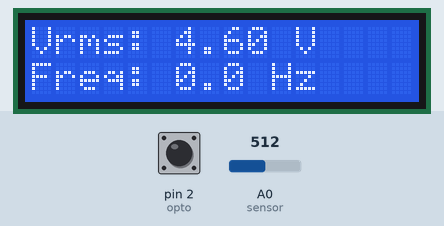
Simulated run of this sketch. Board: Arduino Uno, built with avr-gcc and run on an emulated ATmega328P. Parts: 16×2 character LCD. The test bench sets the inputs (shaded band); at power-on: A0 (sensor) = 512, pin 2 (opto) HIGH. What the sketch prints to the serial monitor is not drawn.

Above: at 3.2 s.
3.3 s: A0 (sensor) set to 1007
At 4.3 s:
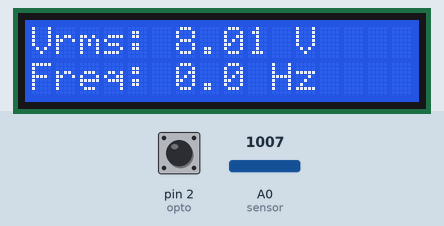
5.2 s: A0 (sensor) set to 1020
At 6.0 s:
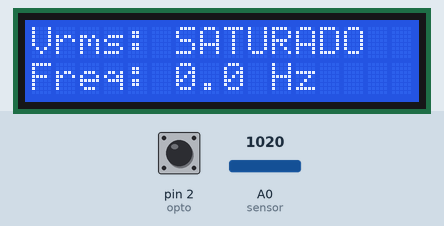
6.8 s: A0 (sensor) set to 900
At 8.2 s:
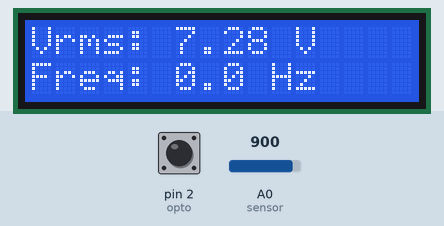
8.5 s: A0 (sensor) set to 15
At 9.4 s:
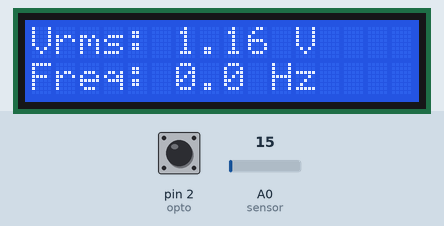
10.1 s: A0 (sensor) set to 1023
At 11.0 s:
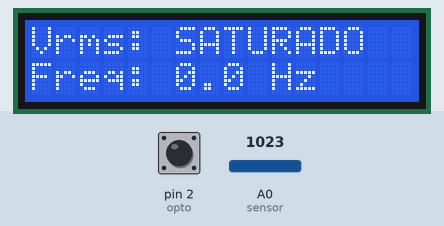
Timing chart, 0 to 12.8 s (numbered marks = the images above; inputs shaded):
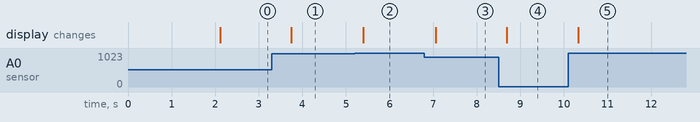

Measured:
- the behaviour switches between 1019 and 1020 on A0 (sensor) (found by bisection; images 1 and 2)
- after the input at 3.3 s, the display: changes after 0.45 s (image 1)
- after the input at 5.2 s, the display: changes after 0.20 s (image 2)
- after the input at 6.8 s, the display: changes after 0.25 s (image 3)
- after the input at 8.5 s, the display: changes after 0.19 s (image 4)
- after the input at 10.1 s, the display: changes after 0.23 s (image 5)

The sketch:

medidor_minimo.ino
```cpp
// VERSION MINIMA: es el codigo original con solo los cambios necesarios.
// Cada cambio esta marcado con "CORREGIDO:" y su motivo.
// El calculo de frecuencia (con su "/ 2.0") se mantiene igual que el original.

#include <LiquidCrystal.h>

// Configuracion de la pantalla LCD
LiquidCrystal lcd(7, 6, 5, 4, 3, 8);

// Divisor de voltaje
const int sensor = A0;

// Entrada del optoacoplador
const int opto = 2;

// Variables para medir y promediar la frecuencia
volatile unsigned long tiempoAnterior = 0;
volatile unsigned long sumaPeriodos = 0;
volatile unsigned int conteoPulsos = 0;
volatile unsigned long ultimoCruce = 0;

// Variables de medicion
float lecturaADC = 0; // CORREGIDO: float, porque ahora guarda un promedio
float voltajeADC = 0;
float voltajeDC = 0;
float voltajePico = 0;
float voltajeRMS = 0;
float frecuencia = 0;

// Constantes
const float REFERENCIA_ADC = 5.0;
const float DIVISOR = 2.0;
const float CAIDA_PUENTE = 1.50; // Valor ajustado en Proteus para 20 Vpp.
                                 // NOTA: en el montaje fisico hay que medirlo:
                                 // Vp en bornes - voltaje DC sobre C1
const float RAIZ_DOS = 1.4142;

// Funcion de interrupcion del optoacoplador
void detectarCruce() {
  unsigned long tiempoActual = micros();

  if (tiempoAnterior != 0) {
    unsigned long diferencia = tiempoActual - tiempoAnterior;

    // Filtro antirrebote de 500 us (hasta 2000 Hz)
    if (diferencia > 500) {
      sumaPeriodos += diferencia; // Acumula los periodos para promediarlos
      conteoPulsos++;
      tiempoAnterior = tiempoActual;
      ultimoCruce = tiempoActual;
    }
  } else {
    tiempoAnterior = tiempoActual;
    ultimoCruce = tiempoActual;
  }
}

void setup() {
  Serial.begin(9600);

  pinMode(sensor, INPUT);
  pinMode(opto, INPUT_PULLUP);

  // Inicializar pantalla LCD
  lcd.begin(16, 2);
  lcd.clear();

  lcd.setCursor(0, 0);
  lcd.print("Detector RMS");

  lcd.setCursor(0, 1);
  lcd.print("Iniciando...");

  // Activar interrupcion en D2
  attachInterrupt(digitalPinToInterrupt(opto), detectarCruce, FALLING);

  delay(2000);
  lcd.clear();
}

void loop() {
  // 1. Muestrear durante 25 ms
  // CORREGIDO: se calcula el PROMEDIO en vez de guardar solo el maximo.
  // C1 mantiene en A0 un voltaje continuo (casi sin rizado), asi que no hay
  // un pico que buscar. El maximo se queda con el ruido positivo y da
  // lecturas algo altas; el promedio de todas las muestras es mas estable.
  int lecturaMaxima = 0;
  unsigned long sumaLecturas = 0;
  unsigned int numeroLecturas = 0;
  unsigned long inicioMuestreo = millis();

  while (millis() - inicioMuestreo < 25) {
    int lecturaActual = analogRead(sensor);
    sumaLecturas += lecturaActual;
    numeroLecturas++;
    if (lecturaActual > lecturaMaxima) {
      lecturaMaxima = lecturaActual;   // se sigue guardando para detectar saturacion
    }
  }

  lecturaADC = (float)sumaLecturas / numeroLecturas;

  // CORREGIDO: 1024 en vez de 1023 (hoja de datos del ATmega328P:
  // ADC = Vin * 1024 / Vref).
  voltajeADC = lecturaADC * (REFERENCIA_ADC / 1024.0);

  // CORREGIDO: deteccion de saturacion. Si A0 llega a 5 V el ADC se queda
  // en 1023 y el voltaje calculado seria falso (mas bajo que el real).
  bool saturado = (lecturaMaxima >= 1020);

  // Voltaje antes del divisor
  voltajeDC = voltajeADC * DIVISOR;

  // Estimar el voltaje pico y RMS de entrada
  if (lecturaADC > 5) {
    voltajePico = voltajeDC + CAIDA_PUENTE;
    voltajeRMS = voltajePico / RAIZ_DOS;
  } else {
    voltajePico = 0;
    voltajeRMS = 0;
  }

  // 2. Obtener el promedio de periodos acumulados desde el ultimo ciclo de loop
  unsigned long sumaCopia;
  unsigned int conteoCopia;
  unsigned long ultimoPulso;

  noInterrupts();
  sumaCopia = sumaPeriodos;
  conteoCopia = conteoPulsos;
  ultimoPulso = ultimoCruce;
  sumaPeriodos = 0; // Reiniciar acumulador para la siguiente ventana de 500 ms
  conteoPulsos = 0;
  interrupts();

  // Calcular frecuencia promediada
  if ((micros() - ultimoPulso) < 1000000UL) {
    if (conteoCopia > 0) {
      float periodoPromedio = (float)sumaCopia / conteoCopia;
      // Se mantiene el "/ 2.0" del original: verificado en Proteus, el circuito
      // genera 2 flancos FALLING por ciclo (uno por semiciclo). Sin el /2,
      // 60 Hz se ve como 120 Hz.
      frecuencia = (1000000.0 / periodoPromedio) / 2.0;
    }
    // Si conteoCopia == 0 (frecuencias muy bajas < 2 Hz), mantiene la ultima frecuencia valida hasta que pase 1 seg
  } else {
    frecuencia = 0;
    noInterrupts();
    tiempoAnterior = 0;
    interrupts();
  }

  // Mostrar voltaje RMS en LCD
  lcd.setCursor(0, 0);
  if (saturado) {
    lcd.print("Vrms: SATURADO  ");   // CORREGIDO: aviso de fuera de rango
  } else {
    lcd.print("Vrms: ");
    lcd.print(voltajeRMS, 2);
    lcd.print(" V   ");
  }

  // Mostrar frecuencia en LCD
  lcd.setCursor(0, 1);
  lcd.print("Freq: ");
  lcd.print(frecuencia, 1);
  lcd.print(" Hz   ");

  // Mostrar resultados en Virtual Terminal / Monitor Serie
  Serial.print("ADC: ");
  Serial.print(lecturaADC);

  Serial.print(" | Voltaje ADC: ");
  Serial.print(voltajeADC, 2);

  Serial.print(" V | Voltaje RMS: ");
  Serial.print(voltajeRMS, 2);

  Serial.print(" V | Frecuencia: ");
  Serial.print(frecuencia, 2);

  Serial.print(" Hz");
  if (saturado) Serial.print(" | SATURADO");   // CORREGIDO: aviso de fuera de rango
  Serial.println();

  delay(500);
}
```
